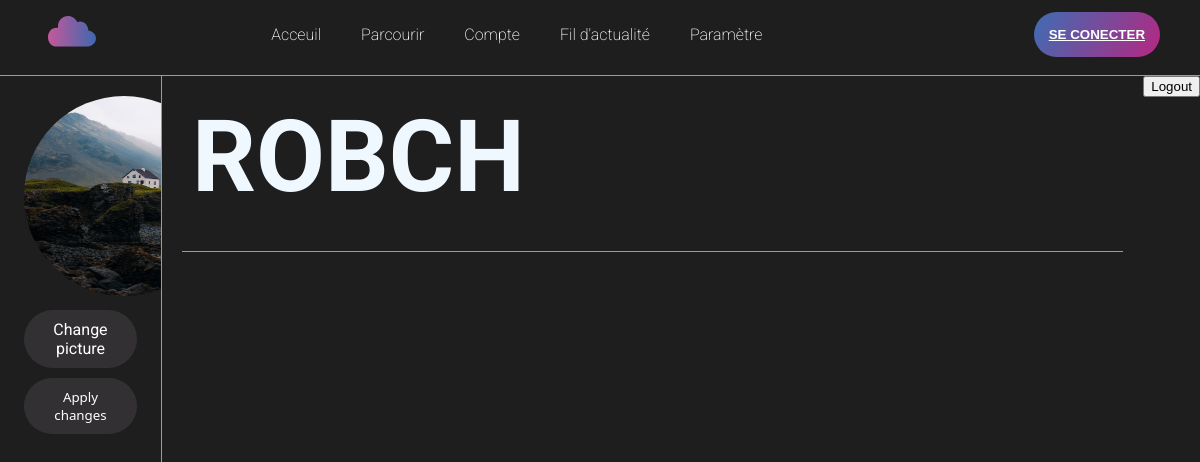
Screenshot of /profile/ (signed in) with the database file from the repository.
### MainApp/models.py (models this page shows)
class CustomUser(AbstractUser):
    full_name = models.CharField(max_length=100)
    email = models.EmailField(unique=True)
    country = models.CharField(max_length=100)
    profile_picture = models.ImageField(upload_to='profile_pictures/', blank=True, null=True)

### MainApp/views.py (the view)
# urls.py: path('profile/', views.profile, name='profile'),
@login_required
def profile(request):
    user = request.user
    return render(request, 'MainApp/profile.html', {'user': user})

### MainApp/templates/MainApp/profile.html (shortened to what this page needs)
<!DOCTYPE html>
<html lang="en">
<head>
    <head>
        {% load static %}
        <link rel="stylesheet" type="text/css" href="{% static 'css/profile.css' %}">
        <link rel="stylesheet" href="https://use.fontawesome.com/releases/v5.3.1/css/all.css">
      </head>
</head>
    <a href="{% url 'index' %}"><div id="logoSmall">
    </div></a>
    <div id="TopBar">
        <div class="topBarClickable"><a href="{% url 'index' %}">Acceuil</a></div>
        <div class="topBarClickable"><a href="{% url 'explore' %}">Parcourir</a></div>
        <div class="topBarClickable"><a href="{% url 'profile' %}">Compte</a></div>
        <div class="topBarClickable"><a>Fil d'actualité</a></div>
        <div class="topBarClickable"><a>Paramètre</a></div>
        <div style="margin-right: 40px;"><button id="loginButton"><a href="{% url 'loginAndRegister' %}" style="color: #fff; font-weight: 900;">SE CONECTER</a></button></div>
    </div>
    <div id="pagePool">
        <div id="SideMenu">
            {% if user.profile_picture %}
                <img src="{{ user.profile_picture.url }}" alt="Profile Picture" class="profile-picture">
            {% endif %}
            <form action="{% url 'upload_profile_picture' %}" method="post" enctype="multipart/form-data">
                <label for="file" class="custom-file-upload">
                    Change picture
                </label>
                <button type="submit" id="profileButton"><label for="profileButton" >Apply changes</label></button>
            </form>
        </div>
        <div id="miniTopBar">
            <h1> {{ user.username }}</h1>
        </div>
    <div>
    <form action="{% url 'logout' %}" method="post">
        <button type="submit" class="profileButton">Logout</button>
    </form>
</body>
</html>

### MainApp/static/css/profile.css (style rules this page uses)
body, html { height: 100%; margin: 0; padding: 0; display: flex; flex-direction: column; font-family: Roboto; }
#TopBar { display: flex; align-items: center; justify-content: center; color: aliceblue; padding-top: 1%; padding-bottom: 1.5%; border-bottom: 1px solid #9c9b9b; position: relative; }
#loginButton { padding: 15px; width: 100%; border: none; border-radius: 30px; color: #fff; cursor: pointer; background: linear-gradient(120deg, #3e6db4, rgb(181, 39, 129)); transition: opacity .25s ease-in-out; -moz-transition: opacity .25s ease-in-out; -webkit-transition: opacity .25s ease-in-out; }
#logoSmall { margin-right: 10px; width: 4%; position: absolute; left: 4%; top: 2%; }
.topBarClickable { margin: 0 20px; color: aliceblue; font-family: Roboto; font-weight: 200; }
.topBarClickable a { text-decoration: none; color: rgb(255, 255, 255); }
#SideMenu { margin-top: 0px; height: 100%; width: 12%; border-right: 1px solid #9c9b9b; padding-left: 2%; padding-right: 2%; overflow-y: auto; height: 100%; }
.profile-picture { margin-top: 20px; width: 200px; height: 200px; border-radius: 50%; }
#profileButton { display: flex; align-items: center; justify-content: center; padding: 10px 20px; cursor: pointer; text-align: center; background-color: #655f684d; color: #fff; border-radius: 50px; margin-top: 10px; border: none; width: 100%; font-family: system-ui, -apple-system, BlinkMacSystemFont, 'Segoe UI', Roboto, Oxygen, Ubuntu, Cantarell, 'Open Sans', 'Helvetica Neue', sans-serif; }
h1 { font-size: 100px; margin: 10px; text-transform : uppercase; }
.custom-file-upload { display: flex; padding: 10px 20px; cursor: pointer; text-align: center; justify-content: center; background-color: #655f684d; color: #fff; border-radius: 50px; margin-top: 10px; }
#pagePool { display: flex; width: 100%; min-height: 300px; flex-grow: 1; }
#miniTopBar { display: flex; justify-content: space-between; color: aliceblue; padding-top: 1%; padding-bottom: 1.5%; width: 100%; margin-right: 20px; border-bottom: 1px solid #9c9b9b; max-height: 20%; margin-left: 20px; }

### rows the page displays
CustomUser: profile_picture (picture), username "ROBCH"
